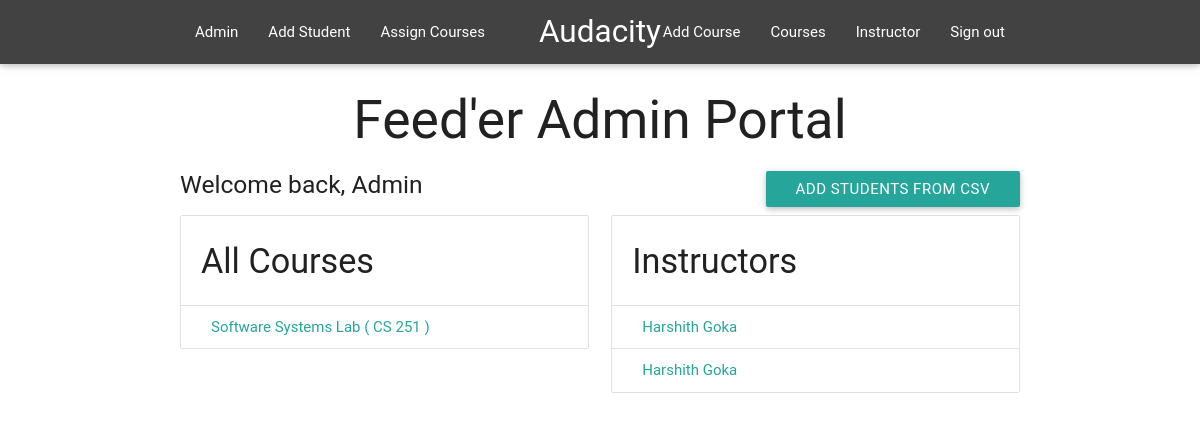
/admins/index/ (signed in), run on the app's committed database.
### feeder/models.py (models this page shows, shortened)
class Course(models.Model):
	course_code = models.CharField(max_length=6)
	course_name = models.CharField(max_length=40)

class Instructor(models.Model):
	course = models.ManyToManyField(Course, blank = True, default=1)
	user = models.OneToOneField(User, on_delete=models.CASCADE)

### admins/views.py (the view)
@permission_required('is_superuser', raise_exception=True)
def IndexView(request):
	return render(request, "admins/index.html", {
		'user' : request.user,
		'instructors': Instructor.objects.all(),
		'courses' : Course.objects.all()
	})

### feeder/templates/admins/index.html (shortened to what this page needs)
{% extends "admins/base_site.html" %}
{% load static %}
{% block content %}
<h2 style="text-align:center" > Feed'er Admin Portal </h1> <a href="{% url 'admins:addstudents' %}" class="btn right">Add Students from CSV</a>
<h5> Welcome back, {{ user.get_full_name }} </h5>
	    <div class="row">
		    <div class="col s6" style="max-height: 400px; overflow: auto;">
				<ul class="collection with-header">
			        <li class="collection-header"><h4>All Courses</h4></li>
			        {% for course in courses %}
			        	<a class="collection-item" href="{% url 'admins:course' course.id %}">{{ course.course_name }} ( {{ course.course_code }} )</a>
			        {% endfor %}
			    </ul>
			</div>
			<div class="col s6" style="max-height: 400px; overflow: auto;">
				<ul class="collection with-header">
			        <li class="collection-header"><h4>Instructors</h4></li>
			        {% for instructor in instructors %}
			        	<a class="collection-item" href="{% url 'admins:instructor' instructor.id %}">{{ instructor.user.get_full_name }} </a>
			        {% endfor %}
			    </ul>
			</div>
		</div>
{% endblock %}
{% block navbar %}
    <li><a href="{% url 'admins:addcourse' %}">Add Course</a></li>
    <li><a href="{% url 'admins:courses' %}">Courses</a></li>
    <li><a href="{% url 'admins:instructors' %}">Instructor</a></li>
    <li><a href="{% url 'admins:logout' %}">Sign out</a></li>
{% endblock %}

### feeder/templates/admins/base_site.html (shortened to what this page needs)
{% load static %}
<!DOCTYPE html>
<html>
<head>
  <link rel="stylesheet" type="text/css" href="{% static 'feeder/materialize.css' %}">
  <link rel="stylesheet" type="text/css" href="{% static 'admins/bootstrap-material-datetimepicker.css' %}">
</head>
<body>
<header>
<div class="navbar-fixed">
<nav class="grey darken-3">
  <div class="container">
    <div class="nav-wrapper">
        <ul id="nav-mobile" class="left hide-on-med-and-down">
          <li><a href="{% url 'admins:index' %}"> {{ user.get_full_name }} </a> </li>
          <li><a href="{% url 'admins:addstudent' %}">Add Student</a> </li>
          <li><a href="">Assign Courses</a> </li>
        </ul>
      <a href="{% url 'admins:index' %}" class="brand-logo center">Audacity</a>
        <ul id="nav-mobile" class="right hide-on-med-and-down">
          {% block navbar %}{% endblock %}
        </ul>
    </div>
  </div>
</nav>
</div>
</header>
<div class="container">
{% block content %}
{% endblock %}
</div>
</body>

### feeder/templates/admins/base_site.html (style rules this page uses)
body { display: flex; min-height: 100vh; flex-direction: column; }

### data on the page
Course: course_name "Software Systems Lab", course_code "CS 251"
Instructor: user.get_full_name "Harshith Goka"
Instructor: user.get_full_name "Harshith Goka"

### other printed values
{{ user.get_full_name }} "Admin"
